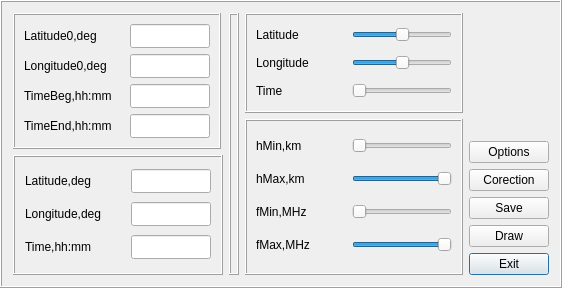
    <widget class="QFrame" name="frame4">
     <property name="maximumSize">
      <size>
       <width>32767</width>
       <height>300</height>
      </size>
     </property>
     <property name="frameShape">
      <enum>QFrame::Box</enum>
     </property>
     <property name="frameShadow">
      <enum>QFrame::Raised</enum>
     </property>
     <layout class="QGridLayout">
      <item row="0" column="0" rowspan="2">
       <widget class="QFrame" name="frame5">
        <property name="sizePolicy">
         <sizepolicy hsizetype="Fixed" vsizetype="Preferred">
          <horstretch>0</horstretch>
          <verstretch>0</verstretch>
         </sizepolicy>
        </property>
        <property name="frameShape">
         <enum>QFrame::Box</enum>
        </property>
        <property name="frameShadow">
         <enum>QFrame::Raised</enum>
        </property>
        <layout class="QGridLayout">
         <item row="0" column="0">
          <layout class="QVBoxLayout">
           <item>
            <layout class="QHBoxLayout">
             <item>
              <widget class="QLabel" name="textLabelLat0">
               <property name="minimumSize">
                <size>
                 <width>100</width>
                 <height>22</height>
                </size>
               </property>
               <property name="maximumSize">
                <size>
                 <width>100</width>
                 <height>22</height>
                </size>
               </property>
               <property name="text">
                <string>Latitude0,deg</string>
               </property>
               <property name="wordWrap">
                <bool>false</bool>
               </property>
              </widget>
             </item>
             <item>
              <widget class="QLineEdit" name="lineEditLat0">
               <property name="minimumSize">
                <size>
                 <width>80</width>
                 <height>24</height>
                </size>
               </property>
               <property name="maximumSize">
                <size>
                 <width>80</width>
                 <height>24</height>
                </size>
               </property>
               <property name="text">
                <string/>
               </property>
              </widget>
             </item>
            </layout>
           </item>
           <item>
            <layout class="QHBoxLayout">
             <item>
              <widget class="QLabel" name="textLabelLon0">
               <property name="minimumSize">
                <size>
                 <width>100</width>
                 <height>22</height>
                </size>
               </property>
               <property name="maximumSize">
                <size>
                 <width>100</width>
                 <height>22</height>
                </size>
               </property>
               <property name="text">
                <string>Longitude0,deg</string>
               </property>
               <property name="wordWrap">
                <bool>false</bool>
               </property>
              </widget>
             </item>
             <item>
              <widget class="QLineEdit" name="lineEditLon0">
               <property name="minimumSize">
                <size>
                 <width>80</width>
                 <height>24</height>
                </size>
               </property>
               <property name="maximumSize">
                <size>
                 <width>80</width>
                 <height>24</height>
                </size>
               </property>
               <property name="text">
                <string/>
               </property>
              </widget>
             </item>
            </layout>
           </item>
          </layout>
         </item>
         <item row="2" column="0">
          <layout class="QVBoxLayout">
           <item>
            <layout class="QHBoxLayout">
             <item>
              <widget class="QLabel" name="textLabelTimeBeg">
               <property name="minimumSize">
                <size>
                 <width>100</width>
                 <height>22</height>
                </size>
               </property>
               <property name="maximumSize">
                <size>
                 <width>100</width>
                 <height>22</height>
                </size>
               </property>
               <property name="text">
                <string>TimeBeg,hh:mm</string>
               </property>
               <property name="wordWrap">
                <bool>false</bool>
               </property>
              </widget>
             </item>
             <item>
              <widget class="QLineEdit" name="lineEditTimeBeg">
               <property name="minimumSize">
                <size>
                 <width>80</width>
                 <height>24</height>
                </size>
               </property>
               <property name="maximumSize">
                <size>
                 <width>80</width>
                 <height>24</height>
                </size>
               </property>
               <property name="text">
                <string/>
               </property>
              </widget>
             </item>
            </layout>
           </item>
           <item>
            <layout class="QHBoxLayout">
             <item>
              <widget class="QLabel" name="textLabelTimeEnd">
               <property name="minimumSize">
                <size>
                 <width>100</width>
                 <height>22</height>
                </size>
               </property>
               <property name="maximumSize">
                <size>
                 <width>100</width>
                 <height>22</height>
                </size>
               </property>
               <property name="text">
                <string>TimeEnd,hh:mm</string>
               </property>
               <property name="wordWrap">
                <bool>false</bool>
               </property>
              </widget>
             </item>
             <item>
              <widget class="QLineEdit" name="lineEditTimeEnd">
               <property name="minimumSize">
                <size>
                 <width>80</width>
                 <height>24</height>
                </size>
               </property>
               <property name="maximumSize">
                <size>
                 <width>80</width>
                 <height>24</height>
                </size>
               </property>
               <property name="text">
                <string/>
               </property>
              </widget>
             </item>
            </layout>
           </item>
          </layout>
         </item>
        </layout>
       </widget>
      </item>
      <item row="2" column="0">
       <widget class="QFrame" name="frame8">
        <property name="sizePolicy">
         <sizepolicy hsizetype="Fixed" vsizetype="Preferred">
          <horstretch>210</horstretch>
          <verstretch>0</verstretch>
         </sizepolicy>
        </property>
        <property name="minimumSize">
         <size>
          <width>210</width>
          <height>120</height>
         </size>
        </property>
        <property name="frameShape">
         <enum>QFrame::Box</enum>
        </property>
        <property name="frameShadow">
         <enum>QFrame::Raised</enum>
        </property>
        <layout class="QGridLayout">
         <item row="0" column="0">
          <layout class="QHBoxLayout">
           <item>
            <widget class="QLabel" name="textLabelLat">
             <property name="minimumSize">
              <size>
               <width>100</width>
               <height>22</height>
              </size>
             </property>
             <property name="maximumSize">
              <size>
               <width>100</width>
               <height>22</height>
              </size>
             </property>
             <property name="text">
              <string>Latitude,deg</string>
             </property>
             <property name="wordWrap">
              <bool>false</bool>
             </property>
            </widget>
           </item>
           <item>
            <widget class="QLineEdit" name="lineEditLat">
             <property name="minimumSize">
              <size>
               <width>80</width>
               <height>24</height>
              </size>
             </property>
             <property name="maximumSize">
              <size>
               <width>80</width>
               <height>24</height>
              </size>
             </property>
             <property name="text">
              <string/>
             </property>
            </widget>
           </item>
          </layout>
         </item>
         <item row="1" column="0">
          <layout class="QHBoxLayout">
           <item>
            <widget class="QLabel" name="textLabelLon">
             <property name="minimumSize">
              <size>
               <width>100</width>
               <height>22</height>
              </size>
             </property>
             <property name="maximumSize">
              <size>
               <width>100</width>
               <height>22</height>
              </size>
             </property>
             <property name="text">
              <string>Longitude,deg</string>
             </property>
             <property name="wordWrap">
              <bool>false</bool>
             </property>
            </widget>
           </item>
           <item>
            <widget class="QLineEdit" name="lineEditLon">
             <property name="minimumSize">
              <size>
               <width>80</width>
               <height>24</height>
              </size>
             </property>
             <property name="maximumSize">
              <size>
               <width>80</width>
               <height>24</height>
              </size>
             </property>
             <property name="text">
              <string/>
             </property>
            </widget>
           </item>
          </layout>
         </item>
         <item row="2" column="0">
          <layout class="QHBoxLayout">
           <item>
            <widget class="QLabel" name="textLabelTime">
             <property name="minimumSize">
              <size>
               <width>100</width>
               <height>22</height>
              </size>
             </property>
             <property name="maximumSize">
              <size>
               <width>100</width>
               <height>22</height>
              </size>
             </property>
             <property name="text">
              <string>Time,hh:mm</string>
             </property>
             <property name="wordWrap">
              <bool>false</bool>
             </property>
            </widget>
           </item>
           <item>
            <widget class="QLineEdit" name="lineEditTime">
             <property name="minimumSize">
              <size>
               <width>80</width>
               <height>22</height>
              </size>
             </property>
             <property name="maximumSize">
              <size>
               <width>80</width>
               <height>24</height>
              </size>
             </property>
             <property name="text">
              <string/>
             </property>
            </widget>
           </item>
          </layout>
         </item>
        </layout>
       </widget>
      </item>
      <item row="0" column="2">
       <widget class="QFrame" name="frame7">
        <property name="sizePolicy">
         <sizepolicy hsizetype="Preferred" vsizetype="Fixed">
          <horstretch>240</horstretch>
          <verstretch>0</verstretch>
         </sizepolicy>
        </property>
        <property name="frameShape">
         <enum>QFrame::Box</enum>
        </property>
        <property name="frameShadow">
         <enum>QFrame::Raised</enum>
        </property>
        <layout class="QGridLayout">
         <item row="2" column="0">
          <layout class="QHBoxLayout">
           <item>
            <widget class="QLabel" name="textLabel3">
             <property name="minimumSize">
              <size>
               <width>90</width>
               <height>22</height>
              </size>
             </property>
             <property name="maximumSize">
              <size>
               <width>90</width>
               <height>22</height>
              </size>
             </property>
             <property name="text">
              <string>Time</string>
             </property>
             <property name="wordWrap">
              <bool>false</bool>
             </property>
            </widget>
           </item>
           <item>
            <widget class="QSlider" name="sliderTime">
             <property name="minimumSize">
              <size>
               <width>100</width>
               <height>0</height>
              </size>
             </property>
             <property name="maximum">
              <number>60</number>
             </property>
             <property name="pageStep">
              <number>1</number>
             </property>
             <property name="orientation">
              <enum>Qt::Horizontal</enum>
             </property>
            </widget>
           </item>
          </layout>
         </item>
         <item row="1" column="0">
          <layout class="QHBoxLayout">
           <item>
            <widget class="QLabel" name="textLabel2">
             <property name="minimumSize">
              <size>
               <width>90</width>
               <height>22</height>
              </size>
             </property>
             <property name="maximumSize">
              <size>
               <width>90</width>
               <height>22</height>
              </size>
             </property>
             <property name="text">
              <string>Longitude</string>
             </property>
             <property name="wordWrap">
              <bool>false</bool>
             </property>
            </widget>
           </item>
           <item>
            <widget class="QSlider" name="sliderLon">
             <property name="minimumSize">
              <size>
               <width>100</width>
               <height>0</height>
              </size>
             </property>
             <property name="minimum">
              <number>-180</number>
             </property>
             <property name="maximum">
              <number>180</number>
             </property>
             <property name="pageStep">
              <number>1</number>
             </property>
             <property name="orientation">
              <enum>Qt::Horizontal</enum>
             </property>
            </widget>
           </item>
          </layout>
         </item>
         <item row="0" column="0">
          <layout class="QHBoxLayout">
           <item>
            <widget class="QLabel" name="textLabel1">
             <property name="minimumSize">
              <size>
               <width>90</width>
               <height>22</height>
              </size>
             </property>
             <property name="maximumSize">
              <size>
               <width>90</width>
               <height>22</height>
              </size>
             </property>
             <property name="text">
              <string>Latitude</string>
             </property>
             <property name="wordWrap">
              <bool>false</bool>
             </property>
            </widget>
           </item>
           <item>
            <widget class="QSlider" name="sliderLat">
             <property name="minimumSize">
              <size>
               <width>100</width>
               <height>0</height>
              </size>
             </property>
             <property name="minimum">
              <number>-90</number>
             </property>
             <property name="maximum">
              <number>90</number>
             </property>
             <property name="pageStep">
              <number>1</number>
             </property>
             <property name="orientation">
              <enum>Qt::Horizontal</enum>
             </property>
            </widget>
           </item>
          </layout>
         </item>
        </layout>
       </widget>
      </item>
      <item row="1" column="2" rowspan="2">
       <widget class="QFrame" name="frame9">
        <property name="minimumSize">
         <size>
          <width>10</width>
          <height>110</height>
         </size>
        </property>
        <property name="frameShape">
         <enum>QFrame::Box</enum>
        </property>
        <property name="frameShadow">
         <enum>QFrame::Raised</enum>
        </property>
        <layout class="QGridLayout">
         <item row="0" column="0">
          <layout class="QHBoxLayout">
           <item>
            <widget class="QLabel" name="textLabelHMin">
             <property name="minimumSize">
              <size>
               <width>90</width>
               <height>22</height>
              </size>
             </property>
             <property name="maximumSize">
              <size>
               <width>90</width>
               <height>22</height>
              </size>
             </property>
             <property name="text">
              <string>hMin,km</string>
             </property>
             <property name="wordWrap">
              <bool>false</bool>
             </property>
            </widget>
           </item>
           <item>
            <widget class="QSlider" name="sliderHMin">
             <property name="minimumSize">
              <size>
               <width>100</width>
               <height>0</height>
              </size>
             </property>
             <property name="minimum">
              <number>0</number>
             </property>
             <property name="maximum">
              <number>500</number>
             </property>
             <property name="pageStep">
              <number>1</number>
             </property>
             <property name="orientation">
              <enum>Qt::Horizontal</enum>
             </property>
            </widget>
           </item>
          </layout>
         </item>
         <item row="1" column="0">
          <layout class="QHBoxLayout">
           <item>
            <widget class="QLabel" name="textLabelHMax">
             <property name="minimumSize">
              <size>
               <width>90</width>
               <height>22</height>
              </size>
             </property>
             <property name="maximumSize">
              <size>
               <width>90</width>
               <height>22</height>
              </size>
             </property>
             <property name="text">
              <string>hMax,km</string>
             </property>
             <property name="wordWrap">
              <bool>false</bool>
             </property>
            </widget>
           </item>
           <item>
            <widget class="QSlider" name="sliderHMax">
             <property name="minimumSize">
              <size>
               <width>100</width>
               <height>0</height>
              </size>
             </property>
             <property name="minimum">
              <number>50</number>
             </property>
             <property name="maximum">
              <number>500</number>
             </property>
             <property name="pageStep">
              <number>1</number>
             </property>
             <property name="value">
              <number>500</number>
             </property>
             <property name="orientation">
              <enum>Qt::Horizontal</enum>
             </property>
            </widget>
           </item>
          </layout>
         </item>
         <item row="2" column="0">
          <layout class="QHBoxLayout">
           <item>
            <widget class="QLabel" name="textLabelFMin">
             <property name="minimumSize">
              <size>
               <width>90</width>
               <height>22</height>
              </size>
             </property>
             <property name="maximumSize">
              <size>
               <width>90</width>
               <height>22</height>
              </size>
             </property>
             <property name="text">
              <string>fMin,MHz</string>
             </property>
             <property name="wordWrap">
              <bool>false</bool>
             </property>
            </widget>
           </item>
           <item>
            <widget class="QSlider" name="sliderFMin">
             <property name="minimumSize">
              <size>
               <width>100</width>
               <height>0</height>
              </size>
             </property>
             <property name="minimum">
              <number>0</number>
             </property>
             <property name="maximum">
              <number>240</number>
             </property>
             <property name="pageStep">
              <number>1</number>
             </property>
             <property name="orientation">
              <enum>Qt::Horizontal</enum>
             </property>
            </widget>
           </item>
          </layout>
         </item>
         <item row="3" column="0">
          <layout class="QHBoxLayout">
           <item>
            <widget class="QLabel" name="textLabelFMax">
             <property name="minimumSize">
              <size>
               <width>90</width>
               <height>22</height>
              </size>
             </property>
             <property name="maximumSize">
              <size>
               <width>90</width>
               <height>22</height>
              </size>
             </property>
             <property name="text">
              <string>fMax,MHz</string>
             </property>
             <property name="wordWrap">
              <bool>false</bool>
             </property>
            </widget>
           </item>
           <item>
            <widget class="QSlider" name="sliderFMax">
             <property name="minimumSize">
              <size>
               <width>100</width>
               <height>0</height>
              </size>
             </property>
             <property name="minimum">
              <number>1</number>
             </property>
             <property name="maximum">
              <number>250</number>
             </property>
             <property name="pageStep">
              <number>1</number>
             </property>
             <property name="value">
              <number>250</number>
             </property>
             <property name="orientation">
              <enum>Qt::Horizontal</enum>
             </property>
            </widget>
           </item>
          </layout>
         </item>
        </layout>
       </widget>
      </item>
      <item row="0" column="1" rowspan="3">
       <widget class="QFrame" name="frame9_2">
        <property name="minimumSize">
         <size>
          <width>10</width>
          <height>0</height>
         </size>
        </property>
        <property name="frameShape">
         <enum>QFrame::Box</enum>
        </property>
        <property name="frameShadow">
         <enum>QFrame::Raised</enum>
        </property>
       </widget>
      </item>
      <item row="0" column="3" rowspan="3">
       <layout class="QVBoxLayout">
        <item>
         <spacer name="spacer1">
          <property name="orientation">
           <enum>Qt::Vertical</enum>
          </property>
          <property name="sizeType">
           <enum>QSizePolicy::Expanding</enum>
          </property>
          <property name="sizeHint" stdset="0">
           <size>
            <width>20</width>
            <height>50</height>
           </size>
          </property>
         </spacer>
        </item>
        <item>
         <widget class="QPushButton" name="pushButtonO">
          <property name="maximumSize">
           <size>
            <width>80</width>
            <height>30</height>
           </size>
          </property>
          <property name="text">
           <string>Options</string>
          </property>
         </widget>
        </item>
        <item>
         <widget class="QPushButton" name="pushButtonCor">
          <property name="maximumSize">
           <size>
            <width>80</width>
            <height>30</height>
           </size>
          </property>
          <property name="text">
           <string>Corection</string>
          </property>
         </widget>
        </item>
        <item>
         <widget class="QPushButton" name="pushButtonSave">
          <property name="maximumSize">
           <size>
            <width>80</width>
            <height>30</height>
           </size>
          </property>
          <property name="text">
           <string>Save</string>
          </property>
         </widget>
        </item>
        <item>
         <layout class="QVBoxLayout">
          <item>
           <widget class="QPushButton" name="pushButtonDraw">
            <property name="maximumSize">
             <size>
              <width>80</width>
              <height>30</height>
             </size>
            </property>
            <property name="text">
             <string>Draw</string>
            </property>
           </widget>
          </item>
          <item>
           <widget class="QPushButton" name="pushButtonExit">
            <property name="maximumSize">
             <size>
              <width>80</width>
              <height>30</height>
             </size>
            </property>
            <property name="toolTip">
             <string>Exit</string>
            </property>
            <property name="whatsThis">
             <string>Exit</string>
            </property>
            <property name="text">
             <string>Exit</string>
            </property>
            <property name="default">
             <bool>true</bool>
            </property>
           </widget>
          </item>
         </layout>
        </item>
       </layout>
      </item>
     </layout>
    </widget>
